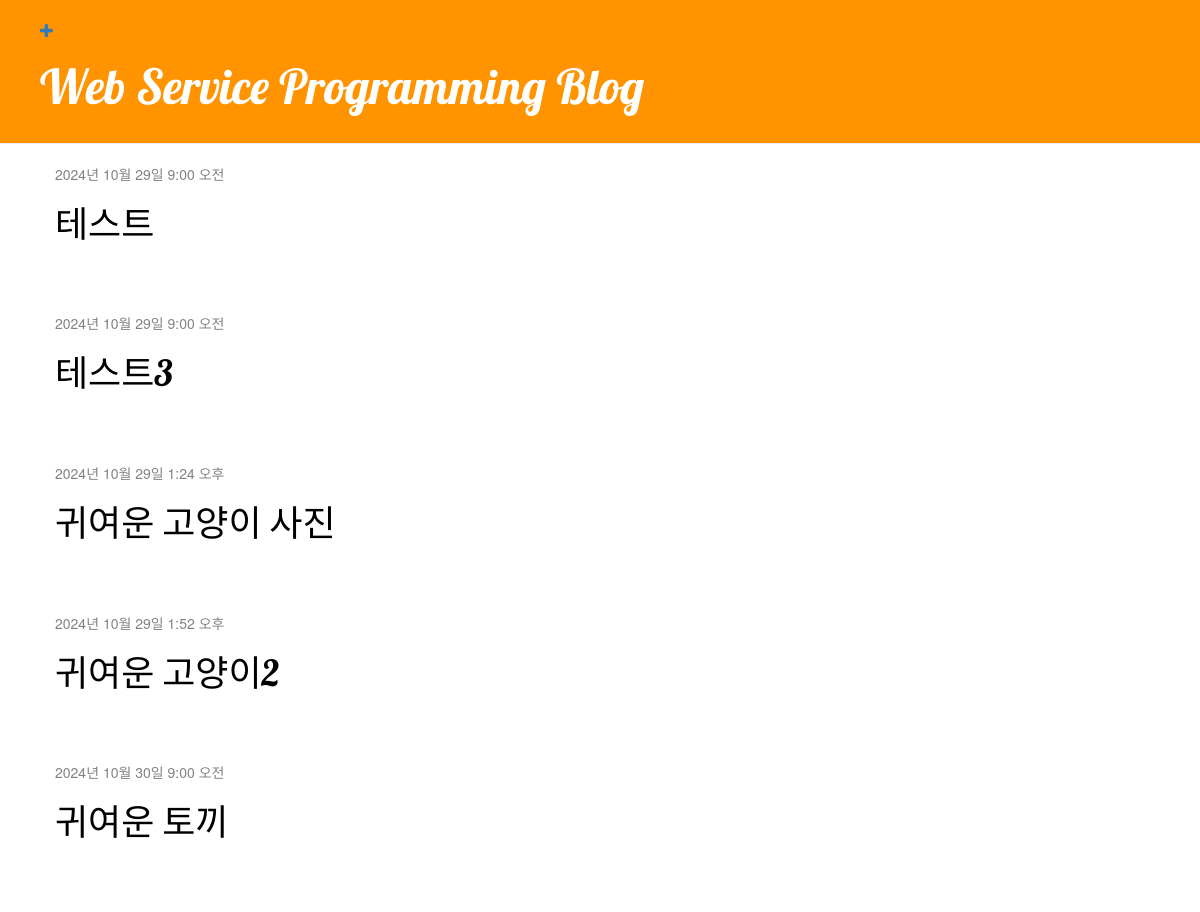
The app's page / (signed in) with its own data.
### blog/models.py (models this page shows, shortened)
class Post(models.Model):
    author = models.ForeignKey(settings.AUTH_USER_MODEL, on_delete=models.CASCADE)
    title = models.CharField(max_length=200)
    text = models.TextField()
    created_date = models.DateTimeField(default=timezone.now)
    published_date = models.DateTimeField(blank=True, null=True)
    image = models.ImageField(upload_to='blog_image/%Y/%m/%d/', default="blog_image/default_error.png")

### blog/views.py (the view)
# urls.py: path('', views.post_list, name='post_list'),
def post_list(request):
    posts = Post.objects.filter(published_date__lte=timezone.now()).order_by('published_date')
    return render(request, 'blog/post_list.html', {'posts': posts})

### blog/templates/blog/post_list.html
{% extends 'blog/base.html' %}
{% block content %}
    {% for post in posts %}
        <div class="post">
            <div class="date">
                {{ post.published_date }}
            </div>
            <h1><a href="{% url 'post_detail' pk=post.pk %}">{{ post.title }}</a></h1>
        </div>
    {% endfor %}
{% endblock %}

### blog/static/css/blog.css (style rules this page uses)
h1, h2, h3, h4 { font-family: "Lobster", cursive; }
.date { color: #828282; }
.post { margin-bottom: 70px; }
.post h1 a, .post h1 a:visited { color: #000000; }

### records on screen
Post: published_date "2024년 10월 29일 9:00 오전", title "테스트"
Post: published_date "2024년 10월 29일 9:00 오전", title "테스트3"
Post: published_date "2024년 10월 29일 1:24 오후", title "귀여운 고양이 사진"
Post: published_date "2024년 10월 29일 1:52 오후", title "귀여운 고양이2"
Post: published_date "2024년 10월 30일 9:00 오전", title "귀여운 토끼"
